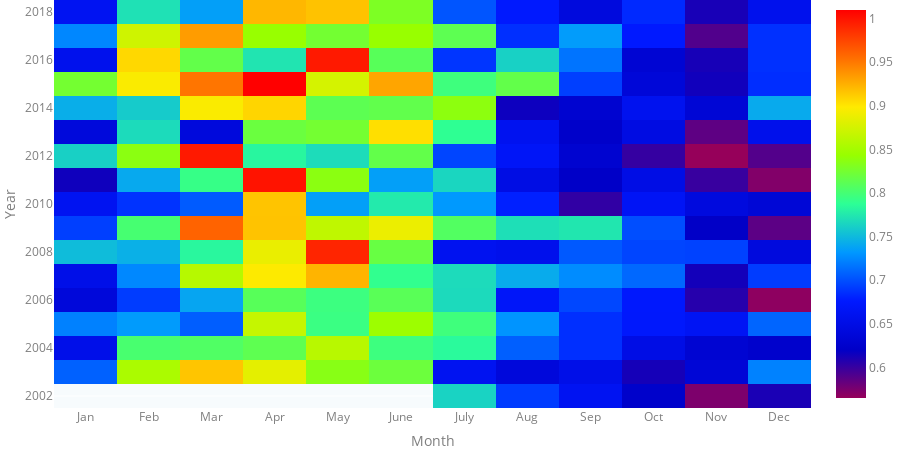

Notebook source saved alongside this figure:
### Code cell
figure_3_20.update_layout(
    yaxis=dict(
        title='Year',
        nticks=12),
    xaxis=dict(
        title='Month',
        ticktext=['Jan','Feb','Mar','Apr','May','June','July','Aug','Sep','Oct','Nov','Dec'],
        showgrid=False,
       tickvals=[1, 2, 3, 4, 5, 6, 7, 8, 9, 10, 11, 12],
    ))
    
figure_3_20

### Figure 1 — Plotly figure (JSON) as saved in the notebook; plotly's stock layout.template omitted (floating-point values rounded to 4 significant figures; data arrays with more than 128 entries replaced by an {"elided": "..."} marker saying what was removed)
{"data": [{"colorscale": [[0, "rgb(150,0,90)"], [0.125, "rgb(0,0,200)"], [0.25, "rgb(0,25,255)"], [0.375, "rgb(0,152,255)"], [0.5, "rgb(44,255,150)"], [0.625, "rgb(151,255,0)"], [0.75, "rgb(255,234,0)"], [0.875, "rgb(255,111,0)"], [1, "rgb(255,0,0)"]], "hovertemplate": "%{text|%b %Y}<br>Concentration: %{z:.2f} mg/m³<extra></extra>", "text": {"elided": "198 str values"}, "type": "heatmap", "x": {"elided": "198 int values"}, "y": {"elided": "198 int values"}, "z": {"elided": "198 float values"}}], "layout": {"font": {"color": "#7f7f7f"}, "height": 450, "hovermode": "closest", "legend": {"bgcolor": "rgba(0,0,0,0)", "itemclick": false, "itemdoubleclick": false, "orientation": "h"}, "margin": {"b": 0, "l": 0, "r": 0, "t": 0}, "paper_bgcolor": "rgba(0,0,0,0)", "plot_bgcolor": "#f7fbfd", "xaxis": {"fixedrange": true, "showgrid": false, "ticktext": ["Jan", "Feb", "Mar", "Apr", "May", "June", "July", "Aug", "Sep", "Oct", "Nov", "Dec"], "tickvals": [1, 2, 3, 4, 5, 6, 7, 8, 9, 10, 11, 12], "title": {"text": "Month"}}, "yaxis": {"fixedrange": true, "nticks": 12, "title": {"text": "Year"}}}}
